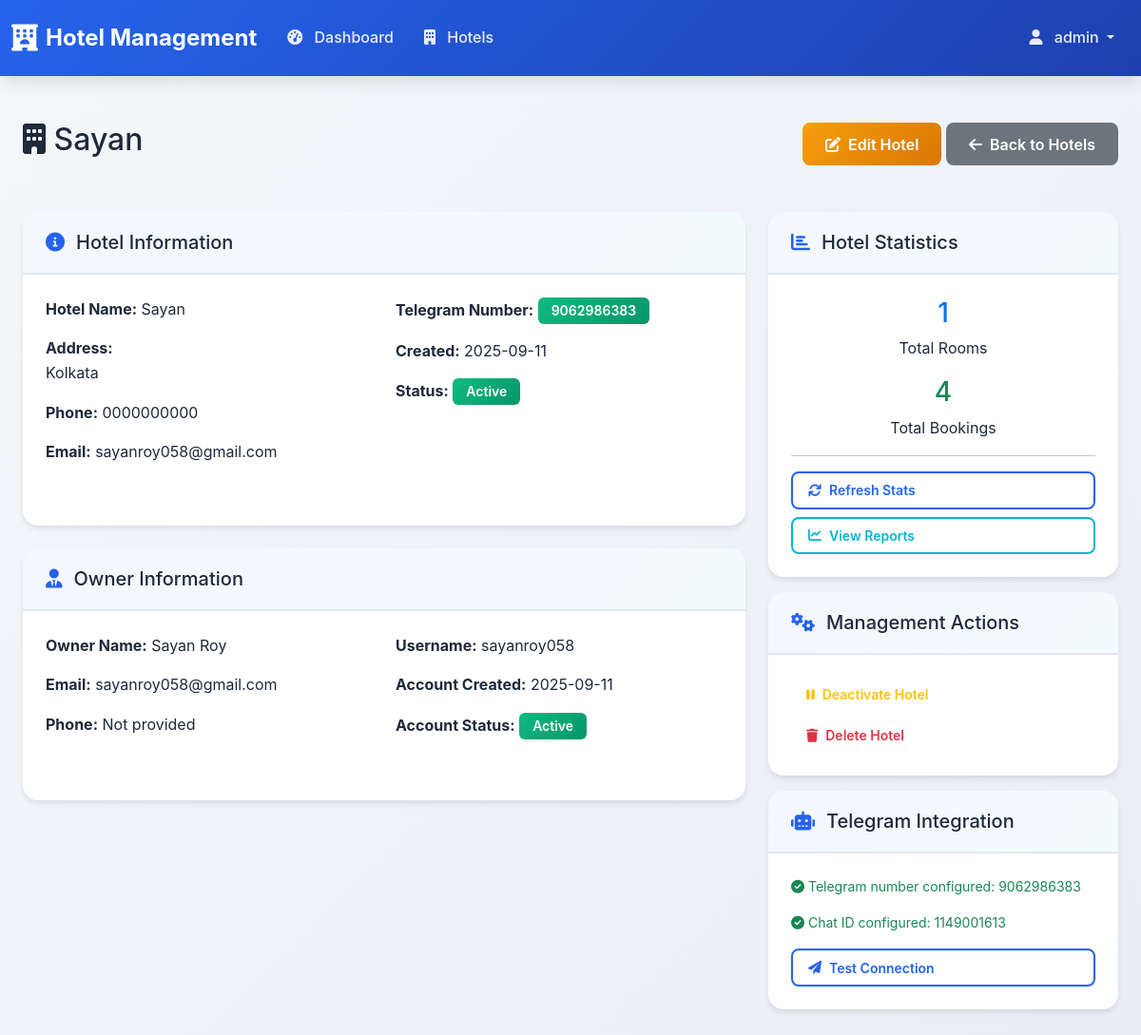
The app's page /admin/hotels/1 (signed in) with its own data.
### tables this page shows
CREATE TABLE hotels (
        id INTEGER PRIMARY KEY,
        name TEXT NOT NULL,
        address TEXT NOT NULL,
        phone TEXT,
        email TEXT,
        telegram_number TEXT,
        telegram_bot_token TEXT,
        owner_name TEXT NOT NULL,
        owner_email TEXT NOT NULL,
        owner_phone TEXT,
        created_at TEXT NOT NULL,
        is_active BOOLEAN DEFAULT 1
    , telegram_chat_id TEXT);

CREATE TABLE hotel_owners (
        id INTEGER PRIMARY KEY,
        hotel_id INTEGER NOT NULL,
        username TEXT UNIQUE NOT NULL,
        email TEXT NOT NULL,
        password_hash TEXT NOT NULL,
        full_name TEXT NOT NULL,
        phone TEXT,
        created_at TEXT NOT NULL,
        is_active BOOLEAN DEFAULT 1,
        FOREIGN KEY (hotel_id) REFERENCES hotels (id)
    );

### multi_hotel_app.py (the view)
    def decorated_function(*args, **kwargs):
        if 'user_type' not in session or session['user_type'] != 'admin':
            flash('Admin access required', 'error')
            return redirect(url_for('login'))
        return f(*args, **kwargs)

### multi_hotel_app.py (called while the page is built)
def login_required(f):
    def decorated_function(*args, **kwargs):
        if 'user_id' not in session:
            return redirect(url_for('login'))
        return f(*args, **kwargs)
    decorated_function.__name__ = f.__name__
    return decorated_function

def admin_required(f):
    def decorated_function(*args, **kwargs):
        if 'user_type' not in session or session['user_type'] != 'admin':
            flash('Admin access required', 'error')
            return redirect(url_for('login'))
        return f(*args, **kwargs)
    decorated_function.__name__ = f.__name__
    return decorated_function

### templates/view_hotel.html (shortened to what this page needs)
{% extends "base.html" %}
{% block content %}
<div class="row">
    <div class="col-12">
        <div class="d-flex justify-content-between align-items-center mb-4">
            <h2><i class="fas fa-building"></i> {{ hotel[1] }}</h2>
            <div>
                <a href="{{ url_for('edit_hotel', hotel_id=hotel[0]) }}" class="btn btn-warning">
                    <i class="fas fa-edit"></i> Edit Hotel
                </a>
                <a href="{{ url_for('admin_hotels') }}" class="btn btn-secondary">
                    <i class="fas fa-arrow-left"></i> Back to Hotels
                </a>
            </div>
        </div>
    </div>
</div>
<div class="row">
    <div class="col-md-8">
        <div class="card">
            <div class="card-header">
                <h5><i class="fas fa-info-circle"></i> Hotel Information</h5>
            </div>
            <div class="card-body">
                <div class="row">
                    <div class="col-md-6">
                        <p><strong>Hotel Name:</strong> {{ hotel[1] }}</p>
                        <p><strong>Address:</strong><br>{{ hotel[2] }}</p>
                        <p><strong>Phone:</strong> {{ hotel[3] or 'Not provided' }}</p>
                        <p><strong>Email:</strong> {{ hotel[4] or 'Not provided' }}</p>
                    </div>
                    <div class="col-md-6">
                        <p><strong>Telegram Number:</strong>
                            {% if hotel[5] %}
                                <span class="badge bg-success">{{ hotel[5] }}</span>
                            {% else %}
                                <span class="badge bg-secondary">Not configured</span>
                            {% endif %}
                        </p>
                        <p><strong>Created:</strong> {{ hotel[10][:10] if hotel[10] else 'N/A' }}</p>
                        <p><strong>Status:</strong>
                            {% if hotel[11] %}
                                <span class="badge bg-success">Active</span>
                            {% else %}
                                <span class="badge bg-danger">Inactive</span>
                            {% endif %}
                        </p>
                    </div>
                </div>
            </div>
        </div>
        <div class="card mt-4">
            <div class="card-header">
                <h5><i class="fas fa-user-tie"></i> Owner Information</h5>
            </div>
            <div class="card-body">
                {% if owner %}
                <div class="row">
                    <div class="col-md-6">
                        <p><strong>Owner Name:</strong> {{ owner[5] }}</p>
                        <p><strong>Email:</strong> {{ owner[3] }}</p>
                        <p><strong>Phone:</strong> {{ owner[6] or 'Not provided' }}</p>
                    </div>
                    <div class="col-md-6">
                        <p><strong>Username:</strong> {{ owner[2] }}</p>
                        <p><strong>Account Created:</strong> {{ owner[7][:10] if owner[7] else 'N/A' }}</p>
                        <p><strong>Account Status:</strong>
                            {% if owner[8] %}
                                <span class="badge bg-success">Active</span>
                            {% else %}
                                <span class="badge bg-danger">Inactive</span>
                            {% endif %}
                        </p>
                    </div>
                </div>
                {% else %}
                <p class="text-muted">No owner account found for this hotel.</p>
                {% endif %}
            </div>
        </div>
    </div>
    <div class="col-md-4">
        <div class="card">
            <div class="card-header">
                <h5><i class="fas fa-chart-bar"></i> Hotel Statistics</h5>
            </div>
            <div class="card-body">
                <div class="text-center mb-3">
                    <h3 class="text-primary">{{ rooms_count }}</h3>
                    <p class="mb-0">Total Rooms</p>
                </div>
                <div class="text-center mb-3">
                    <h3 class="text-success">{{ bookings_count }}</h3>
                    <p class="mb-0">Total Bookings</p>
                </div>
                <hr>
                <div class="d-grid gap-2">
                    <button class="btn btn-outline-primary btn-sm" onclick="loadHotelStats()">
                        <i class="fas fa-sync"></i> Refresh Stats
                    </button>
                    <a href="#" class="btn btn-outline-info btn-sm">
                        <i class="fas fa-chart-line"></i> View Reports
                    </a>
                </div>
            </div>
        </div>
        <div class="card mt-3">
            <div class="card-header">
                <h5><i class="fas fa-cogs"></i> Management Actions</h5>
            </div>
            <div class="card-body">
                <div class="d-grid gap-2">
                    {% if hotel[11] %}
                    <button class="btn btn-outline-warning btn-sm" onclick="toggleHotelStatus({{ hotel[0] }}, false)">
                        <i class="fas fa-pause"></i> Deactivate Hotel
                    </button>
                    {% else %}
                    <button class="btn btn-outline-success btn-sm" onclick="toggleHotelStatus({{ hotel[0] }}, true)">
                        <i class="fas fa-play"></i> Activate Hotel
                    </button>
                    {% endif %}
                    <button class="btn btn-outline-danger btn-sm" onclick="confirmDeleteHotel({{ hotel[0] }}, '{{ hotel[1] }}')">
                        <i class="fas fa-trash"></i> Delete Hotel
                    </button>
                </div>
            </div>
        </div>
        <div class="card mt-3">
            <div class="card-header">
                <h5><i class="fas fa-robot"></i> Telegram Integration</h5>
            </div>
            <div class="card-body">
                {% if hotel[5] %}
                <p class="small text-success">
                    <i class="fas fa-check-circle"></i> Telegram number configured: {{ hotel[5] }}
                </p>
                {% if hotel[12] %}
                <p class="small text-success">
                    <i class="fas fa-check-circle"></i> Chat ID configured: {{ hotel[12] }}
                </p>
                <div class="d-grid">
                    <button class="btn btn-outline-primary btn-sm" onclick="testTelegramConnection({{ hotel[0] }})">
                        <i class="fas fa-paper-plane"></i> Test Connection
                    </button>
                </div>
                {% endif %}
                {% endif %}
            </div>
        </div>
    </div>
</div>
{% endblock %}

### templates/base.html (shortened to what this page needs)
<!DOCTYPE html>
<html lang="en">
<head>
    <link href="https://cdnjs.cloudflare.com/ajax/libs/font-awesome/6.0.0/css/all.min.css" rel="stylesheet">
    <link href="https://cdn.jsdelivr.net/npm/bootstrap@5.1.3/dist/css/bootstrap.min.css" rel="stylesheet">
    <link href="{{ url_for('static', filename='css/style.css') }}" rel="stylesheet">
</head>
<body>
    {% if session.user_id %}
    <nav class="navbar navbar-expand-lg navbar-dark bg-primary">
        <div class="container-fluid">
            <a class="navbar-brand" href="{{ url_for('index') }}">
                <i class="fas fa-hotel"></i> Hotel Management
            </a>
            <div class="collapse navbar-collapse" id="navbarNav">
                <ul class="navbar-nav me-auto">
                    {% if session.user_type == 'admin' %}
                    <li class="nav-item">
                        <a class="nav-link" href="{{ url_for('admin_dashboard') }}">
                            <i class="fas fa-tachometer-alt"></i> Dashboard
                        </a>
                    </li>
                    <li class="nav-item">
                        <a class="nav-link" href="{{ url_for('admin_hotels') }}">
                            <i class="fas fa-building"></i> Hotels
                        </a>
                    </li>
                    {% endif %}
                </ul>
                <ul class="navbar-nav">
                    <li class="nav-item dropdown">
                        <a class="nav-link dropdown-toggle" href="#" id="navbarDropdown" role="button" data-bs-toggle="dropdown">
                            <i class="fas fa-user"></i> {{ session.username }}
                        </a>
                    </li>
                </ul>
            </div>
        </div>
    </nav>
    {% endif %}
    <main class="container-fluid mt-4">
        {% block content %}{% endblock %}
    </main>
</body>
</html>

### static/css/style.css (style rules this page uses)
:root { --primary-color: #2563eb; --primary-dark: #1e40af; --secondary-color: #64748b; --success-color: #10b981; --info-color: #06b6d4; --warning-color: #f59e0b; --danger-color: #ef4444; --light-color: #f8fafc; --dark-color: #1e293b; --border-color: #e2e8f0; --shadow-sm: 0 1px 2px 0 rgb(0 0 0 / 0.05); --shadow-md: 0 4px 6px -1px rgb(0 0 0 / 0.1); --shadow-lg: 0 10px 15px -3px rgb(0 0 0 / 0.1); --shadow-xl: 0 20px 25px -5px rgb(0 0 0 / 0.1); --radius-sm: 0.375rem; --radius-md: 0.5rem; --radius-lg: 0.75rem; --radius-xl: 1rem; }
* { margin: 0; padding: 0; box-sizing: border-box; }
body { background: linear-gradient(135deg, #f5f7fa 0%, #e8eef5 100%); font-family: -apple-system, BlinkMacSystemFont, 'Segoe UI', 'Roboto', 'Oxygen', 'Ubuntu', 'Cantarell', sans-serif; color: var(--dark-color); line-height: 1.6; min-height: 100vh; overflow-x: hidden; }
.navbar { background: linear-gradient(135deg, var(--primary-color) 0%, var(--primary-dark) 100%) !important; padding: 1rem 0; box-shadow: var(--shadow-lg); backdrop-filter: blur(10px); position: sticky; top: 0; z-index: 1030; }
.navbar-brand { font-weight: 700; font-size: 1.5rem; color: white !important; display: flex; align-items: center; gap: 0.5rem; transition: transform 0.3s ease; }
.navbar-brand i { font-size: 1.75rem; }
.nav-link { font-weight: 500; color: rgba(255, 255, 255, 0.9) !important; padding: 0.5rem 1rem !important; border-radius: var(--radius-md); transition: all 0.3s ease; position: relative; }
.nav-link i { margin-right: 0.5rem; }
.card { border: none; border-radius: var(--radius-xl); box-shadow: var(--shadow-md); transition: all 0.3s cubic-bezier(0.4, 0, 0.2, 1); background: white; overflow: hidden; position: relative; }
.card::before { content: ''; position: absolute; top: 0; left: 0; right: 0; height: 3px; background: linear-gradient(90deg, var(--primary-color), var(--info-color)); opacity: 0; transition: opacity 0.3s ease; }
.card-header { background: linear-gradient(135deg, rgba(37, 99, 235, 0.05) 0%, rgba(6, 182, 212, 0.05) 100%); border-bottom: 2px solid var(--border-color); font-weight: 700; padding: 1.25rem 1.5rem; font-size: 1.1rem; }
.card-header h5 { margin: 0; color: var(--dark-color); display: flex; align-items: center; gap: 0.75rem; }
.card-header h5 i { color: var(--primary-color); font-size: 1.25rem; }
.card-body { padding: 1.5rem; }
.btn { border-radius: var(--radius-md); font-weight: 600; padding: 0.65rem 1.5rem; transition: all 0.3s cubic-bezier(0.4, 0, 0.2, 1); border: none; position: relative; overflow: hidden; display: inline-flex; align-items: center; gap: 0.5rem; text-transform: none; }
.btn::before { content: ''; position: absolute; top: 50%; left: 50%; width: 0; height: 0; border-radius: 50%; background: rgba(255, 255, 255, 0.3); transform: translate(-50%, -50%); transition: width 0.6s, height 0.6s; }
.btn-warning { background: linear-gradient(135deg, var(--warning-color) 0%, #d97706 100%); color: white; }
.btn-outline-primary { border: 2px solid var(--primary-color); color: var(--primary-color); background: transparent; }
.btn-outline-info { border: 2px solid var(--info-color); color: var(--info-color); background: transparent; }
.btn-sm { padding: 0.45rem 1rem; font-size: 0.875rem; }
.badge { font-weight: 600; padding: 0.5em 1em; border-radius: var(--radius-sm); font-size: 0.875rem; display: inline-flex; align-items: center; gap: 0.35rem; }
.badge.bg-success { background: linear-gradient(135deg, var(--success-color) 0%, #059669 100%) !important; }
main.container-fluid { padding: 2rem; max-width: 1400px; margin: 0 auto; }
.row { margin-left: -0.75rem; margin-right: -0.75rem; }
.row > * { padding-left: 0.75rem; padding-right: 0.75rem; margin-bottom: 1.5rem; }
@media (max-width: 1200px) { main.container-fluid { padding: 1.5rem; } }
.row > div:nth-child(1) .card { animation-delay: 0.1s; }
.row > div:nth-child(2) .card { animation-delay: 0.2s; }
.d-flex { display: flex !important; }
.justify-content-between { justify-content: space-between !important; }
.align-items-center { align-items: center !important; }
.text-center { text-align: center !important; }
.mt-3 { margin-top: 1rem !important; }
.mb-3 { margin-bottom: 1rem !important; }
.mb-4 { margin-bottom: 1.5rem !important; }

### records on screen
hotels: name "Sayan", address "Kolkata", phone "0000000000", email "sayanroy058@gmail.com", telegram_number "9062986383", created_at "2025-09-11", telegram_chat "1149001613"
hotel_owners: full_name "Sayan Roy", email "sayanroy058@gmail.com", phone "Not provided", username "sayanroy058", created_at "2025-09-11"

### other values on screen
{{ session.username }} "admin"
{{ rooms_count }} "1"
{{ bookings_count }} "4"
